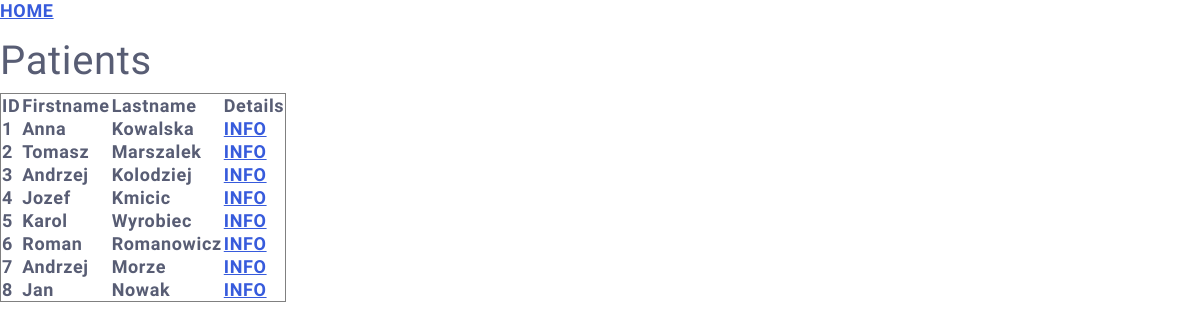
The app's page /patients/, older data.
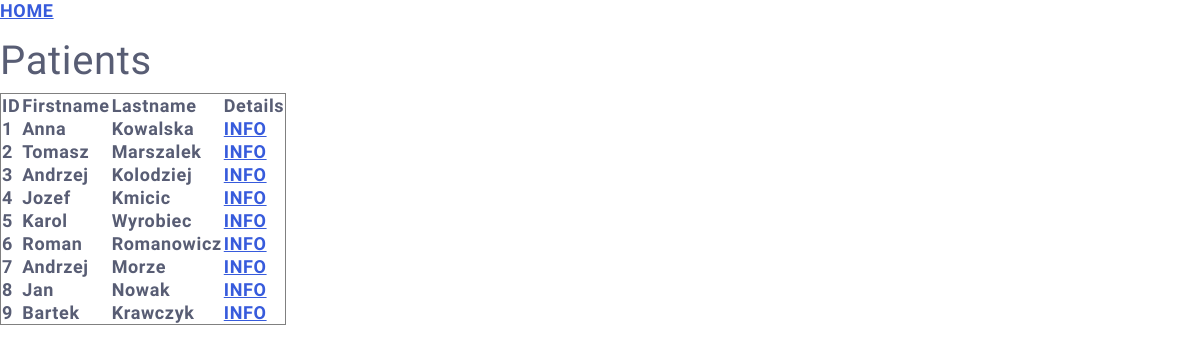
The same page, newer data.
### patients/models.py (models this page shows, shortened)
class Patient(models.Model):
    SEX = {
        "M": "Male",
        "F": "Female",
    }
    firstname = models.CharField(max_length=255)
    lastname = models.CharField(max_length=255)
    birthdate = models.DateField(null=True)
    sex = models.CharField(max_length=8, choices=SEX, null=True)
    login = models.CharField(max_length=255, null=True)
    password = models.CharField(max_length=255, null=True)
    image = models.ImageField(null=True, upload_to='images/')

### patients/views.py (the view)
# urls.py: path('', include('patients.urls'))
def patients(request):
    allpatients = models.Patient.objects.all().values()
    template = loader.get_template('all_patients.html')
    context = {
        'patients': allpatients,
    }
    return HttpResponse(template.render(context, request))

### patients/templates/all_patients.html (shortened to what this page needs)
{% extends "master.html" %}
{% block content %}
  <p><a href="/">HOME</a></p>
  <h1>Patients</h1>
  <table border='1'>
  <tr>
    <th>ID</th>
    <th>Firstname</th>
    <th>Lastname</th>
      <th>Details</th>
  </tr>
  {% for x in patients %}
    {% if x.id != 0 %}
    <tr>
      <td>{{ x.id }}</td>
        <td>{{ x.firstname }}</td>
      <td>{{ x.lastname }}</td>
    <td><a href="details/{{ x.id }}">INFO</a> </td>
    </tr>
    {% endif %}
  {% endfor %}
</table>
{% endblock %}

Row changes from the older to the newer data that the page shows:
added Patient: id "9", firstname "Bartek", lastname "Krawczyk"
